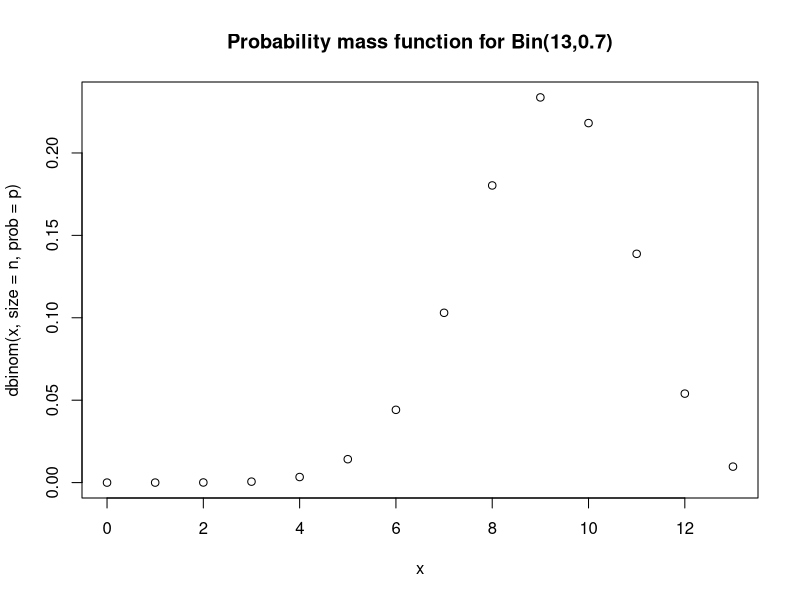
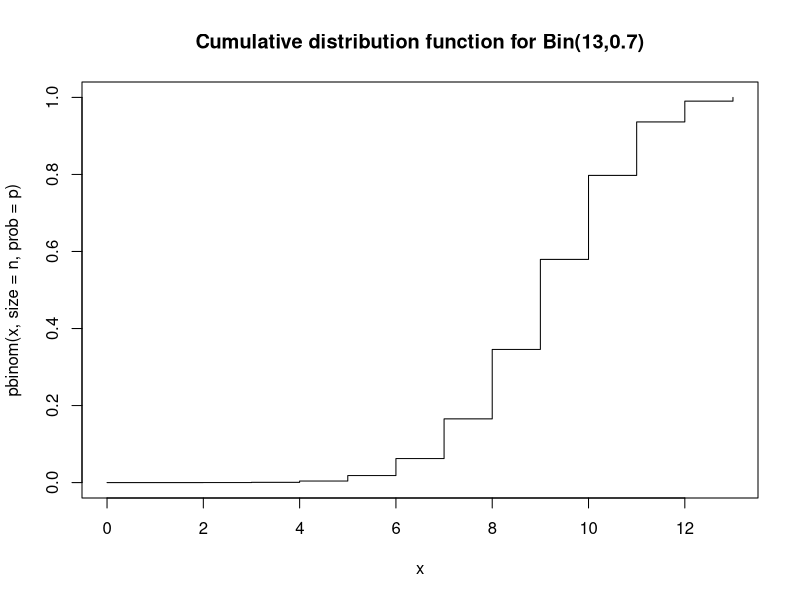
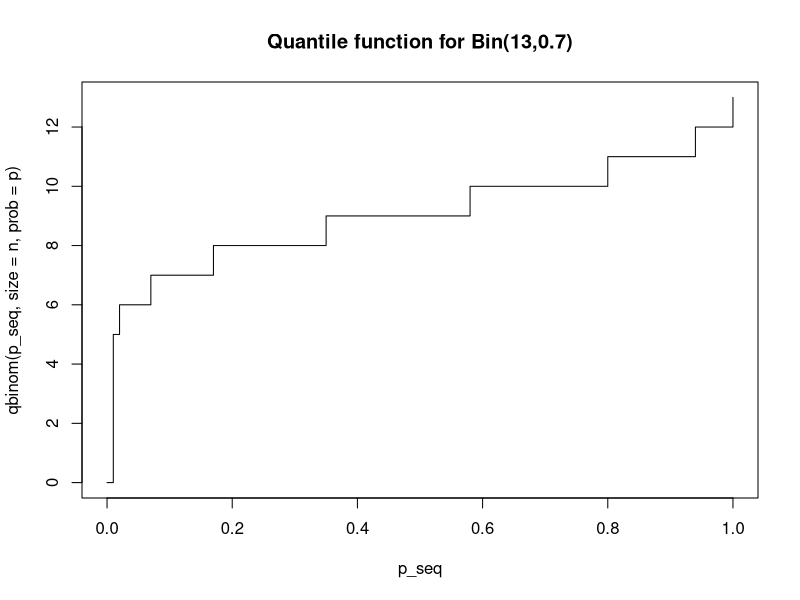
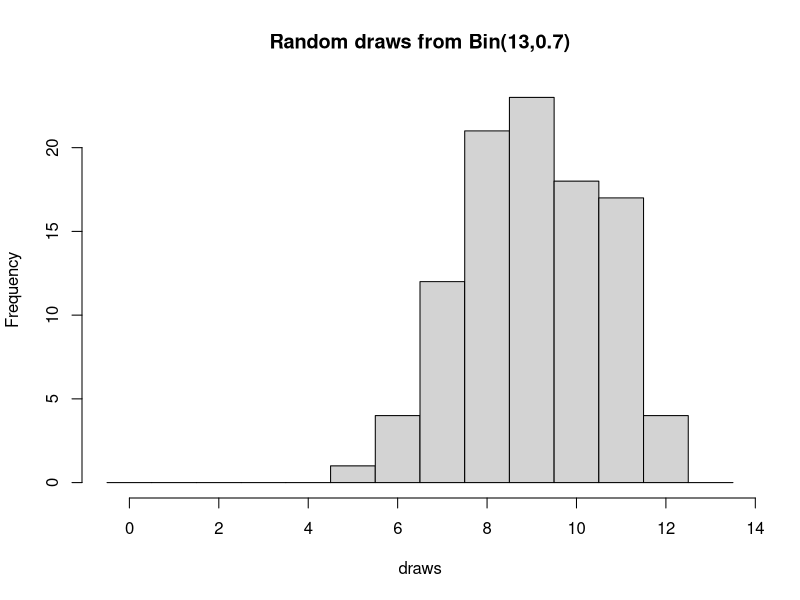
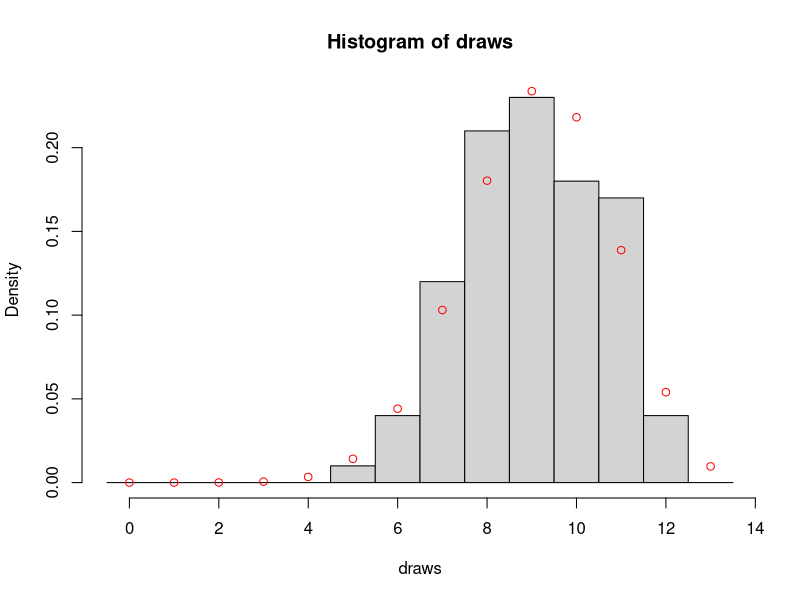
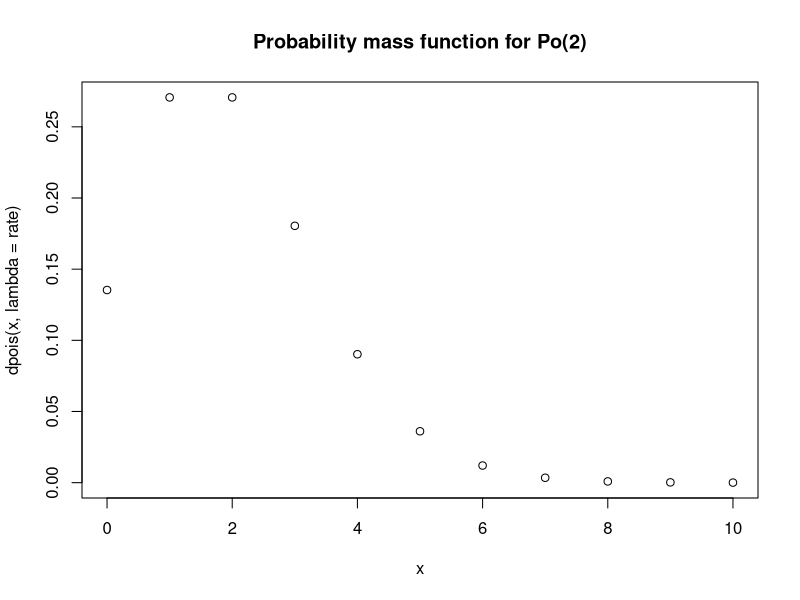
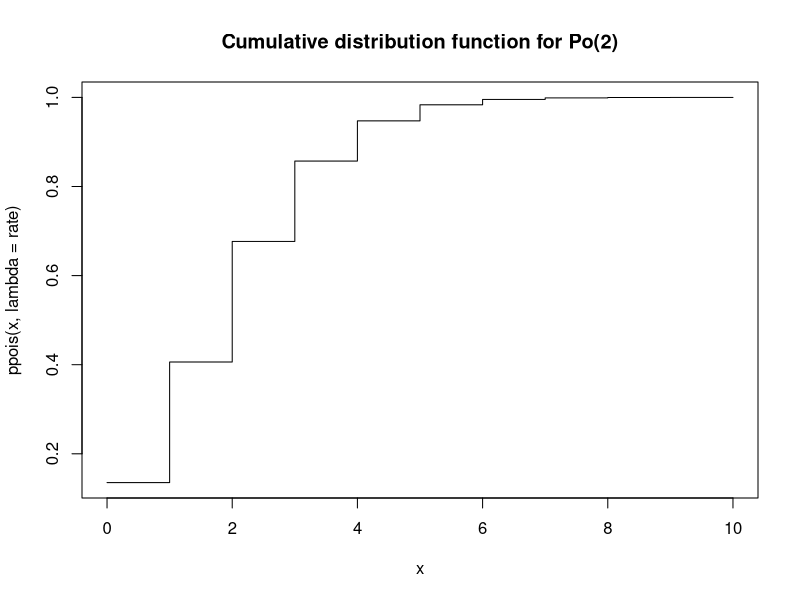
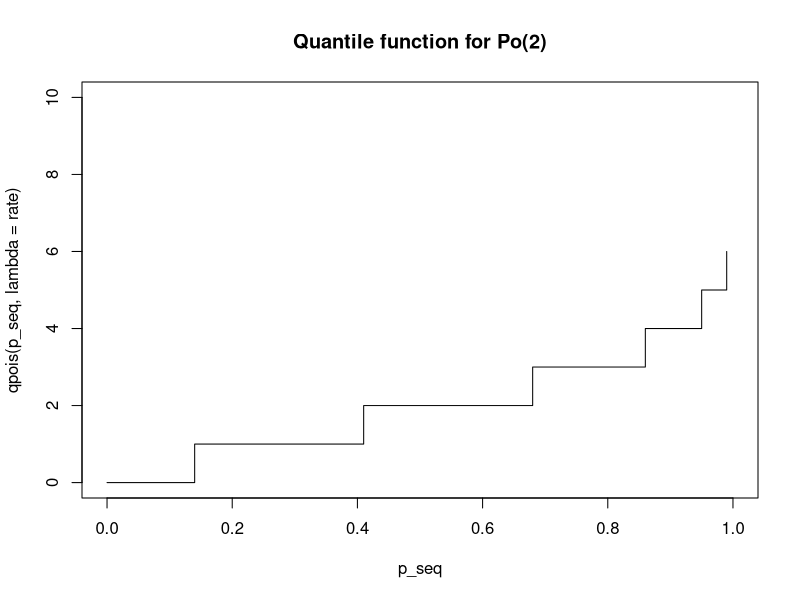

Write R code to recreate these figures, in order.
## ------------------------------------------------------------------------
n <- 13
p <- 0.7
x <- 0:n

plot(x, dbinom(x, size = n, prob = p), main = "Probability mass function for Bin(13,0.7)")

## ------------------------------------------------------------------------
plot(x, pbinom(x, size = n, prob = p), type="s", main = "Cumulative distribution function for Bin(13,0.7)")

## ------------------------------------------------------------------------
p_seq <- seq(from = 0, to = 1, length = 101)
plot(p_seq, qbinom(p_seq, size = n, prob = p), type="s", main = "Quantile function for Bin(13,0.7)")

## ------------------------------------------------------------------------
draws <- rbinom(100, size = n, prob = p) # draw 100
brks  <- (0:(n+1)) - 0.5
hist(draws, breaks = brks, main = "Random draws from Bin(13,0.7)") 

## ------------------------------------------------------------------------
hist(draws, breaks = brks, probability = TRUE)
points(x, dbinom(x, size = n, prob = p), col="red")

## ------------------------------------------------------------------------
rate <- 2
x <- 0:10 # with no upper limit we need to decide on an upper limit

plot(x, dpois(x, lambda = rate), main = "Probability mass function for Po(2)") 

## ------------------------------------------------------------------------
plot(x, ppois(x, lambda = rate), type="s", main = "Cumulative distribution function for Po(2)")

## ------------------------------------------------------------------------
plot(p_seq, qpois(p_seq, lambda = rate), type="s", ylim=c(0,10), main = "Quantile function for Po(2)") # Change the y limits for comparison purposes

## ------------------------------------------------------------------------
draws <- rpois(100, lambda = rate)

hist(draws, breaks = (0:(max(draws)+1)) - 0.5, probability = TRUE, main = "Random draws from Po(s)")
points(x, dpois(x, lambda = rate), col="red")

## ------------------------------------------------------------------------
a <- 0
b <- 1
curve(dunif(x, min = a, max = b), from = -1, to = 2,
      xlab='y', ylab='f(y)', main='Probability density function for Unif(0,1)')

## ------------------------------------------------------------------------
curve(punif(x, min = a, max = b), from = -1, to = 2,
      xlab='y', ylab='f(y)', main='Cumulative distribution function for Unif(0,1)')

## ------------------------------------------------------------------------
curve(qunif(x, min = a, max = b), from = 0, to = 1,
      xlab='y', ylab='f(y)', main='Quantile function for Unif(0,1)')

## ------------------------------------------------------------------------
random_uniforms <- runif(100, min = a, max = b)
hist(random_uniforms, probability = TRUE, main = "Random draws from Unif(0,1)")
curve(dunif(x, min = a, max = b), add = TRUE, col="red")

## ------------------------------------------------------------------------
mu    <- 0
sigma <- 1 # standard deviation

curve(dnorm(x, mean = mu, sd = sigma), # notice the 3rd argument is the sd
      from = -4, to = 4,
      main = "PDF for a standard normal")

## ------------------------------------------------------------------------
curve(pnorm(x, mean = mu, sd = sigma), 
      from = -4, to = 4,
      main = "CDF for a standard normal",
      ylab = "F(x)")

## ------------------------------------------------------------------------
curve(qnorm(x, mean = mu, sd = sigma),
      from = 0, to = 1, 
      main = "Quantile function for a standard normal")

## ------------------------------------------------------------------------
draws <- rnorm(100, mean = mu, sd = sigma)
hist(draws, probability = TRUE)
curve(dnorm(x, mean = mu, sd = sigma), add = TRUE, col = "red")
